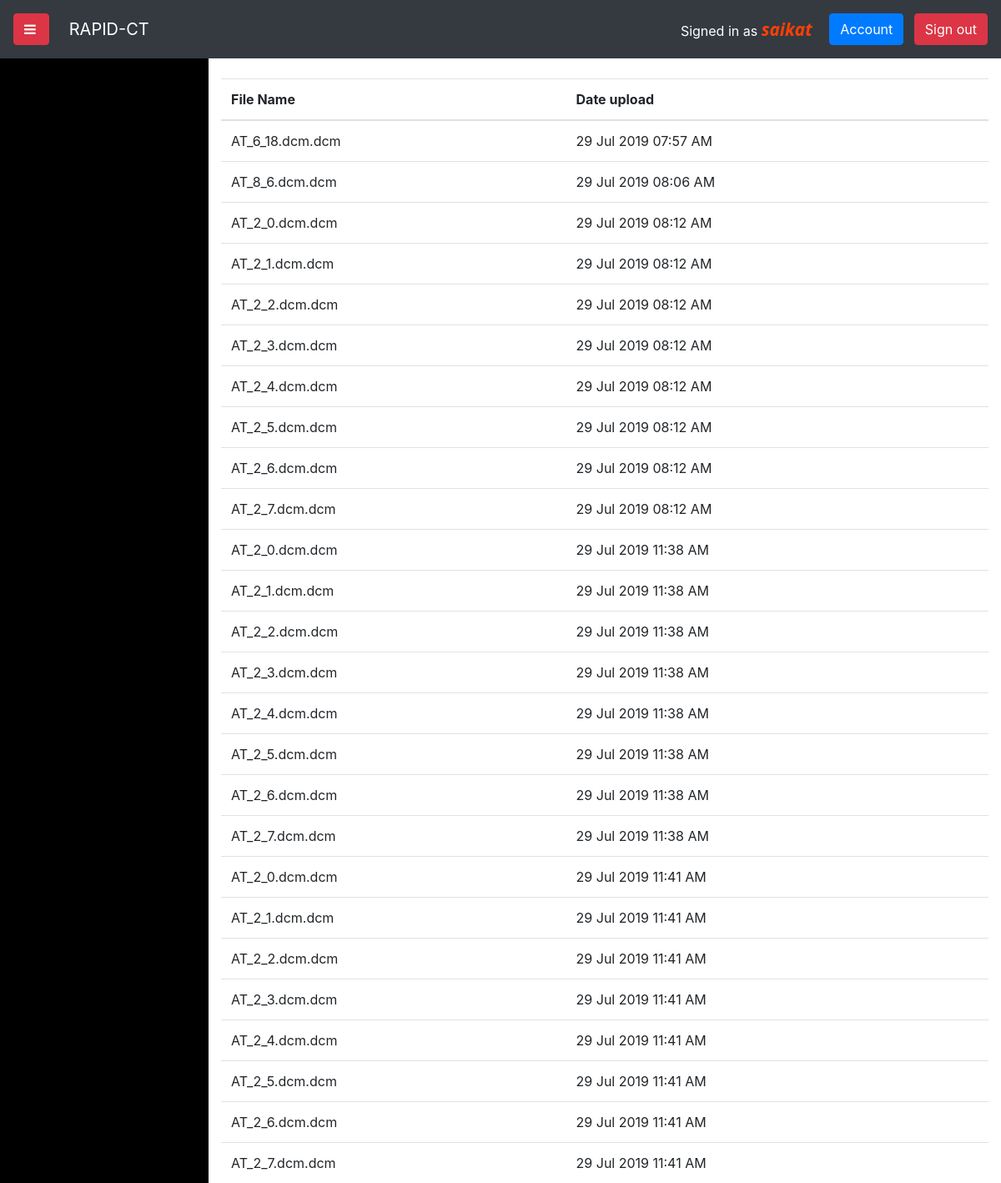
Page /user/files (signed in) on the committed database.
### rapid_ct_app/models.py (models this page shows, shortened)
class User(db.Model, UserMixin):
    id = db.Column(db.Integer, primary_key=True)
    username = db.Column(db.String(20), unique=True, nullable=False)
    email = db.Column(db.String(120), unique=True, nullable=False)
    image_file = db.Column(db.String(20), nullable=False, default='default.jpg')
    password = db.Column(db.String(60), nullable=False)
    projects = db.relationship('Project', backref='owner', lazy=True)
    files = db.relationship('File', backref='uploader', lazy=True)

class File(db.Model):
    id = db.Column(db.Integer, primary_key=True)
    added_on = db.Column(db.DateTime, nullable=False, default=datetime.utcnow)
    filename = db.Column(db.String(55), nullable=False)
    path = db.Column(db.String(120), nullable=False)
    user_id = db.Column(db.Integer, db.ForeignKey('user.id'), nullable=False)
    project_id = db.Column(db.Integer, db.ForeignKey('project.id'), nullable=False, default='NA')

### rapid_ct_app/routes.py (the view)
@app.route("/user/files", methods=['GET', 'POST'])
def uploaded_files():
    user_upload_files = File.query.filter_by(user_id=current_user.id)
    return render_template('user_files.html', user_upload_files=user_upload_files)

### rapid_ct_app/models.py (called while the page is built)
@login_manager.user_loader
def load_user(user_id):
    return User.query.get(int(user_id))

### rapid_ct_app/template_filters.py (called while the page is built)
@app.template_filter('convertdatetime')
def datetime_from_utc_to_local(utc_datetime):
    now_timestamp = time.time()
    offset = datetime.fromtimestamp(now_timestamp) - datetime.utcfromtimestamp(now_timestamp)
    return utc_datetime + offset

@app.template_filter('formatdatetime')
def format_datetime(value, format="%d %b %Y %I:%M %p"):
    if value is None:
        return ""
    return value.strftime(format)

### rapid_ct_app/templates/user_files.html (shortened to what this page needs)
{% extends "layout.html" %}
{% block content %}
<div id="page-content-wrapper">
    <div class="page-content mt-2">
        <div class="container">
            <div class="row">
                <div class="col-md-12">
                    <section class="user-files">
                        <table class="table mb-0 mt-3" id="user-project-table">
                            <thead>
                                <tr>
                                    <th>File Name</th>
                                    <th>Date upload</th>
                                </tr>
                            </thead>
                            <tbody>
                                {% for file in user_upload_files %}
                                <tr>
                                    <td>{{ file.filename }}</td>
                                    <td>{{ file.added_on|convertdatetime|formatdatetime}}</td>
                                </tr>
                                {% endfor %}
                            </tbody>
                        </table>
                    </section>
                </div>
            </div>
        </div>
    </div>
</div>
{% endblock content %}

### rapid_ct_app/templates/layout.html (shortened to what this page needs)
<!DOCTYPE html>
<html lang="en">
<head>
    <link rel="stylesheet"
    href="https://stackpath.bootstrapcdn.com/bootstrap/4.3.1/css/bootstrap.min.css"
>
    <link href="https://stackpath.bootstrapcdn.com/font-awesome/4.7.0/css/font-awesome.min.css"
    rel="stylesheet"
    crossorigin="anony
    <link rel="stylesheet" href="https://cdn.datatables.net/1.10.19/css/jquery.dataTables.min.css">
    <link rel="stylesheet" href="{{ url_for('static', filename='style/main/main.css') }}">
</head>
<body>
    <div id="wrapper">
        {% include "_topnav.html" %}
        {% include "_sidebar.html" %}
        {% block content %} {% endblock %}
    </div>
</body>
</html>

### rapid_ct_app/templates/_topnav.html (shortened to what this page needs)
<header>
    <nav class="navbar navbar-expand-md navbar-dark fixed-top bg-dark">
        <button id="menu-toggle" class=" mr-4 glyphicon glyphicon-align-justify btn-menu btn btn-danger toggle">
            <i class="fa fa-bars"></i>
        </button>
        <a class="navbar-brand" href="{{ url_for('index') }}">RAPID-CT</a>
        <div class="collapse navbar-collapse" id="navbarCollapse">
            <div class="navbar-nav ml-auto">
                {% if current_user.is_authenticated %}
                    <li class="nav-item ml-auto">
                        <span class="navbar-text text-white mr-3 mt-1">Signed in as <strong class="nav-user">{{ current_user.username }}</strong></span>
                        <a class="btn btn-primary btn nav-item mr-2 mb-2" href="{{ url_for('account') }}">Account</a>
                        <a class="btn btn-danger btn nav-item mb-2" href="{{ url_for('logout') }}">Sign out</a>
                    </li>
                {% else %}
                    <li class="nav-item ml-auto">
                        <a class="btn btn-success btn nav-item mr-2 mb-2" href="{{ url_for('login') }}">Sign in</a>
                        <a class="btn btn-primary btn nav-item mb-2" href="{{ url_for('register') }}">Register</a>
                    </li>
                {% endif %}
            </div>
        </div>
    </nav>
</header>

### rapid_ct_app/templates/_sidebar.html (shortened to what this page needs)
<div id="sidebar-wrapper">
    <nav id="spy">
        <ul class="sidebar-nav nav">
        </ul>
    </nav>
</div>

### rapid_ct_app/static/style/main/main.css (style rules this page uses)
#wrapper { padding-left: 250px; -webkit-transition: all 0.4s ease 0s; transition: all 0.4s ease 0s; }
#sidebar-wrapper { margin-left: -250px; top: 51px; left: 250px; width: 250px; background: #000; position: fixed; height: 100%; overflow-y: auto; z-index: 1000; -webkit-transition: all 0.4s ease 0s; transition: all 0.4s ease 0s; }
#page-content-wrapper { width: 100%; padding-top: 70px; -webkit-transition: all 0.4s ease 0s; transition: all 0.4s ease 0s; }
.sidebar-nav { position: absolute; top: 0; width: 250px; list-style: none; margin: 0; padding: 0; }
#menu-toggle { text-decoration: none; float: left; color: #fff; padding-right: 15px; }
.nav-user { color: #ff4006; -webkit-text-emphasis: none; text-emphasis: none; font-style: italic; font-family: 'Segoe UI', Tahoma, Geneva, Verdana, sans-serif; font-size: 1.3em; }

### rows in the picture
User: username "saikat"
File: filename "AT_6_18.dcm.dcm", added_on|convertdatetime "29 Jul 2019 07:57 AM"
File: filename "AT_8_6.dcm.dcm", added_on|convertdatetime "29 Jul 2019 08:06 AM"
File: filename "AT_2_0.dcm.dcm", added_on|convertdatetime "29 Jul 2019 08:12 AM"
File: filename "AT_2_1.dcm.dcm", added_on|convertdatetime "29 Jul 2019 08:12 AM"
File: filename "AT_2_2.dcm.dcm", added_on|convertdatetime "29 Jul 2019 08:12 AM"
File: filename "AT_2_3.dcm.dcm", added_on|convertdatetime "29 Jul 2019 08:12 AM"
File: filename "AT_2_4.dcm.dcm", added_on|convertdatetime "29 Jul 2019 08:12 AM"
File: filename "AT_2_5.dcm.dcm", added_on|convertdatetime "29 Jul 2019 08:12 AM"
File: filename "AT_2_6.dcm.dcm", added_on|convertdatetime "29 Jul 2019 08:12 AM"
File: filename "AT_2_7.dcm.dcm", added_on|convertdatetime "29 Jul 2019 08:12 AM"
File: filename "AT_2_0.dcm.dcm", added_on|convertdatetime "29 Jul 2019 11:38 AM"
File: filename "AT_2_1.dcm.dcm", added_on|convertdatetime "29 Jul 2019 11:38 AM"
File: filename "AT_2_2.dcm.dcm", added_on|convertdatetime "29 Jul 2019 11:38 AM"
File: filename "AT_2_3.dcm.dcm", added_on|convertdatetime "29 Jul 2019 11:38 AM"
File: filename "AT_2_4.dcm.dcm", added_on|convertdatetime "29 Jul 2019 11:38 AM"
File: filename "AT_2_5.dcm.dcm", added_on|convertdatetime "29 Jul 2019 11:38 AM"
File: filename "AT_2_6.dcm.dcm", added_on|convertdatetime "29 Jul 2019 11:38 AM"
File: filename "AT_2_7.dcm.dcm", added_on|convertdatetime "29 Jul 2019 11:38 AM"
File: filename "AT_2_0.dcm.dcm", added_on|convertdatetime "29 Jul 2019 11:41 AM"
File: filename "AT_2_1.dcm.dcm", added_on|convertdatetime "29 Jul 2019 11:41 AM"
File: filename "AT_2_2.dcm.dcm", added_on|convertdatetime "29 Jul 2019 11:41 AM"
File: filename "AT_2_3.dcm.dcm", added_on|convertdatetime "29 Jul 2019 11:41 AM"
File: filename "AT_2_4.dcm.dcm", added_on|convertdatetime "29 Jul 2019 11:41 AM"
File: filename "AT_2_5.dcm.dcm", added_on|convertdatetime "29 Jul 2019 11:41 AM"
File: filename "AT_2_6.dcm.dcm", added_on|convertdatetime "29 Jul 2019 11:41 AM"
File: filename "AT_2_7.dcm.dcm", added_on|convertdatetime "29 Jul 2019 11:41 AM"
